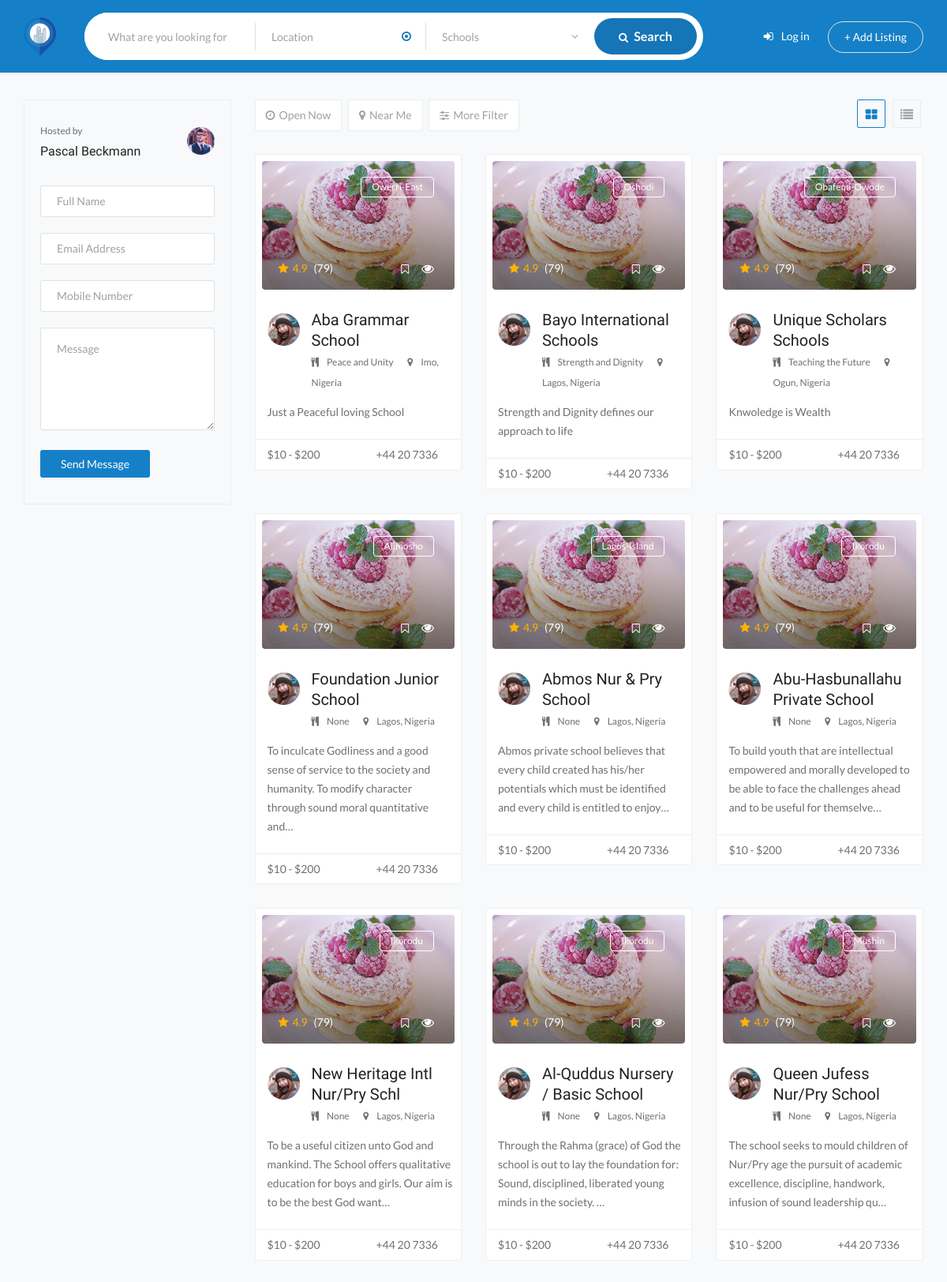
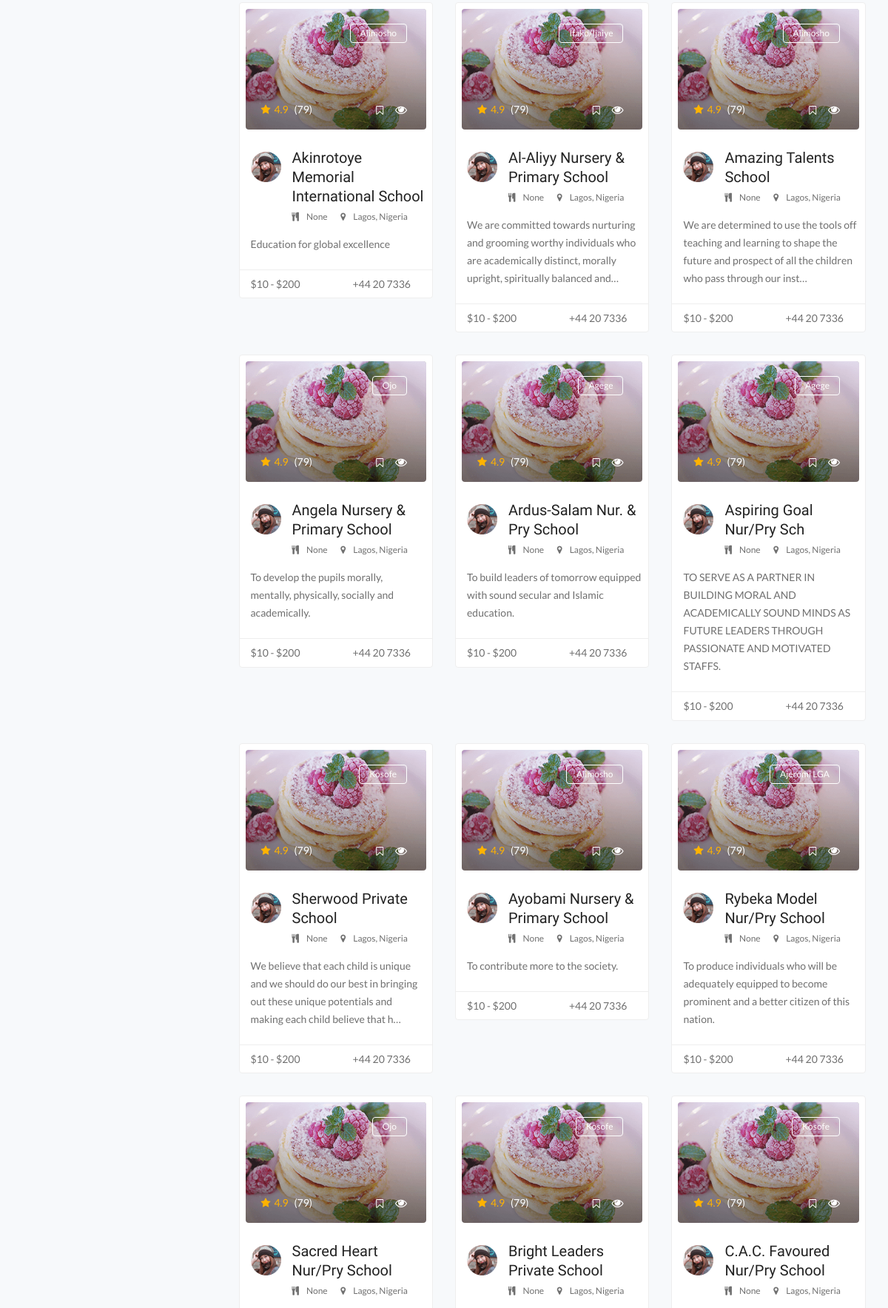
Screenshot of /schools/ (upper part) with the database file from the repository (2 pictures, top to bottom).
### tutor/models.py (models this page shows)
class School(models.Model):
    email_address = models.EmailField(max_length=100, primary_key=True)
    name = models.CharField(max_length=100, unique=True)
    motto = models.CharField(max_length=1000, blank=True, null=True, default='N/A')
    description = models.CharField(max_length=1000, blank=True, null=True, default='N/A')
    country = models.CharField(max_length=100, default='Nigeria')
    state = models.CharField(max_length=100, blank=True, null=True, default='Lagos')
    lga = models.CharField(max_length=100, blank=True, null=True, default='N/A')
    city = models.CharField(max_length=100, null=True, blank=True)
    town = models.CharField(max_length=100, null=True, blank=True)
    street = models.CharField(max_length=100)
    telephone = models.CharField(max_length=17, blank=True, default='+2349090587701')
    approval_number = models.CharField(max_length=11, default='Awaiting')
    contact_person = models.CharField(max_length=100, default='N/A')
    school_type = models.CharField(max_length=50, default='Nursery')
    approved_exams = models.CharField(max_length=50, default='NCEE')
    slug = models.SlugField(max_length=128, unique=True)
    def get_absolute_url(self):
        return reverse('school-detail', args=[str(self.slug)])
    def __str__(self):
        return f'{self.name}'

### tutor/views.py (the view)
# urls.py: path('schools/', views.SchoolListView.as_view(), name='schools'),
class SchoolListView(generic.ListView):
    model = School
    paginate_by = 30

### tutor/templates/tutor/school_list.html (shortened to what this page needs)
{% extends "base_generic.html" %}
{% block navigation %}
{% load static %}
    <nav id="lcnavbar" class="navbar lc-navbar style-two fixed-top navbar-expand-lg">
        <div class="container-fluid">
            <a class="navbar-brand main-logo" href="{% url 'index' %}"><img src="{% static 'images/logo.png' %}" alt="logo"></a>
            <div class="collapse navbar-collapse lc-menu" id="navbarSupportedContent">
                <ul class="navbar-nav mx-auto">
                    <li class="nav-item">
                        <form class="lc-main-search" style="float:left;" method="GET">
                            <div class="lc-main-search-field">
                                <input type="text" class="form-control" placeholder="What are you looking for">
                            </div>
                            <div class="lc-search-location">
                                <input type="text" class="form-control" placeholder="Location">
                            </div>
                            <div class="lg-mulitsearch-cat">
                                <div class="styled-input">
                                    <input id="category_search" class="form-control" placeholder="Category Eg: Tutors" type="text" value="Schools" />
                                </div>
                            </div>
                            <button class="btn btn-default"><i class="fa fa-search"></i> Search</button>
                        </form>
                    </li>
                </ul>
            </div>
            <div class="login-side">
                <ul class="navbar-nav ml-auto">
                    <li><a href="login-blue.html"><i class="fa fa-sign-in"></i>Log in</a></li>
                    <li><a class="btn btn-transparent ml-3" href="gm-add-listing-blue.html">+ Add Listing</a></li>
                </ul>
            </div>
        </div>
    </nav>
{% endblock %}
{% block content %}
{% load static %}
    <div class="lc-search-map-section">
        <div class="lc-search-map-content">
            <div class="lc-search-map-content-details">
                <div class="row">
                    <div class="col-lg-3 col-12">
                        <div class="widget widget-author-contact">
                            <div class="media">
                                <div class="media-body">
                                    <span>Hosted by</span>
                                    <h5><a href="#">Pascal Beckmann</a></h5>
                                </div>
                                <img src="{% static 'images/author/16.png' %}" alt="img">
                            </div>
                            <div class="lc-comments-form">
                                <form>
                                    <div class="contact-form">
                                        <div class="row">
                                            <div class="col-12">
                                                <div class="form-group">
                                                    <input class="input name-email left" placeholder="Full Name" type="text" name="name">
                                                </div>
                                            </div>
                                            <div class="col-12">
                                                <div class="form-group">
                                                    <input class="input name-email right" placeholder="Email Address" type="email" name="email">
                                                </div>
                                            </div>
                                            <div class="col-12">
                                                <div class="form-group">
                                                    <input class="input name-email right" placeholder="Mobile Number" type="email" name="email">
                                                </div>
                                            </div>
                                        </div>
                                        <div class="form-group">
                                            <textarea class="form-control message" placeholder="Message" rows="3" required data-error="Your message"></textarea>
                                        </div>
                                        <button type="submit" class="btn btn-blue-2 ripple">Send Message</button>
                                    </div>
                                </form>
                            </div>
                        </div>
                    </div>
                    <div class="col-lg-9">
                        <ul class="lc-all-filter">
                            <li><a class="lc-common-btn" href="#"><i class="fa fa-clock-o"></i>Open Now</a></li>
                            <li><a class="lc-common-btn" href="#"><i class="fa fa-map-marker"></i>Near Me</a></li>
                            <li><button class="lc-search-more-filter-btn lc-common-btn"><i class="fa fa-sliders"></i>More Filter</button></li>
                            <li class="search-layout float-right">
                                <a class="lc-search-grid active" href="#"><i class="fa fa-th-large"></i></a>
                                <a class="lc-search-list" href="#"><i class="fa fa-list"></i></a>
                            </li>
                        </ul>
                        <div class="row mt-1">
                            {% if school_list %}
                                {% for school in school_list %}
                                    <div class="col-12 col-lg-4 col-md-4 wow animated fadeIn" data-wow-duration="0.1s" data-wow-delay="0.1s">
                                        <div class="lc-listing-single" data-postid="14" data-lat="-37.8210922667" data-lng="175.2209316333" data-maptype="gm"  data-marker="images/marker/resturent.png">
                                            <div class="entry-thumb">
                                                <img class="img-thumbnail" src="{% static 'images/features/07.png' %}"  alt="img">
                                                <span class="btn-close">{{ school.lga }}</span>
                                                <div class="entry-thumb-content">
                                                    <span class="rating">
                                                        <i class="fa fa-star"></i>4.9
                                                        <span class="count">(79)</span>
                                                    </span>
                                                    <span class="float-right">
                                                        <i class="fa fa-bookmark-o"></i>
                                                        <a class="btn btn-primary" data-toggle="modal" data-target=".lc-listing-modal">
                                                            <span><i class="fa fa-eye"></i></span>
                                                        </a>
                                                    </span>
                                                </div>
                                            </div>
                                            <div class="entry-content">
                                                <div class="media">
                                                    <img src="{% static 'images/author/02.png' %}" alt="img">
                                                    <div class="media-body">
                                                        <h4><a class="title" href="{{ school.get_absolute_url }}">{{ school }}</a></h4>
                                                        <span><i class="fa fa-cutlery"></i><a href="#">{{ school.motto }}</a></span>
                                                        <span><i class="fa fa-map-marker"></i><a href="#">{{ school.state }}, {{ school.country }}</a></span>
                                                    </div>
                                                </div>
                                                <p>{{ school.description|truncatechars:140 }}</p>
                                            </div>
                                            <div class="entry-footer">
                                                <span>$10 - $200</span>
                                                <span class="right">+44 20 7336</span>
                                            </div>
                                        </div>
                                    </div>
                                {% endfor %}
                            {% else %}
                                <p>There are no schools yet in this region.</p>
                            {% endif %}
                        </div>
                    </div>
                </div>
            </div>
        </div>
    </div>
{% endblock %}

### rows the page displays
School: lga "Owerri-East", name "Aba Grammar School", motto "Peace and Unity", state "Imo", country "Nigeria", description "Just a Peaceful loving School"
School: lga "Oshodi", name "Bayo International Schools", motto "Strength and Dignity", state "Lagos", country "Nigeria", description "Strength and Dignity defines our approach to life"
School: lga "Obafemi-Owode", name "Unique Scholars Schools", motto "Teaching the Future", state "Ogun", country "Nigeria", description "Knwoledge is Wealth"
School: lga "Alimosho", name "Foundation Junior School", motto "None", state "Lagos", country "Nigeria", description "To inculcate Godliness and a good sense of service to the society and humanity. To modify character through sound moral quantitative and…"
School: lga "Lagos-Island", name "Abmos Nur & Pry School", motto "None", state "Lagos", country "Nigeria", description "Abmos private school believes that every child created has his/her potentials which must be identified and every child is entitled to enjoy…"
School: lga "Ikorodu", name "Abu-Hasbunallahu Private School", motto "None", state "Lagos", country "Nigeria", description "To build youth that are intellectual empowered and morally developed to be able to face the challenges ahead and to be useful for themselve…"
School: lga "Ikorodu", name "New Heritage Intl Nur/Pry Schl", motto "None", state "Lagos", country "Nigeria", description "To be a useful citizen unto God and mankind. The School offers qualitative education for boys and girls. Our aim is to be the best God want…"
School: lga "Ikorodu", name "Al-Quddus Nursery / Basic School", motto "None", state "Lagos", country "Nigeria", description "Through the Rahma (grace) of God the school is out to lay the foundation for: Sound, disciplined, liberated young minds in the society. …"
School: lga "Mushin", name "Queen Jufess Nur/Pry School", motto "None", state "Lagos", country "Nigeria", description "The school seeks to mould children of Nur/Pry age the pursuit of academic excellence, discipline, handwork, infusion of sound leadership qu…"
School: lga "Alimosho", name "Akinrotoye Memorial International School", motto "None", state "Lagos", country "Nigeria", description "Education for global excellence"
School: lga "Ifako/Ijaiye", name "Al-Aliyy Nursery & Primary School", motto "None", state "Lagos", country "Nigeria", description "We are committed towards nurturing and grooming worthy individuals who are academically distinct, morally upright, spiritually balanced and…"
School: lga "Alimosho", name "Amazing Talents School", motto "None", state "Lagos", country "Nigeria", description "We are determined to use the tools off teaching and learning to shape the future and prospect of all the children who pass through our inst…"
School: lga "Ojo", name "Angela Nursery & Primary School", motto "None", state "Lagos", country "Nigeria", description "To develop the pupils morally, mentally, physically, socially and academically."
School: lga "Agege", name "Ardus-Salam Nur. & Pry School", motto "None", state "Lagos", country "Nigeria", description "To build leaders of tomorrow equipped with sound secular and Islamic education."
School: lga "Agege", name "Aspiring Goal Nur/Pry Sch", motto "None", state "Lagos", country "Nigeria", description "TO SERVE AS A PARTNER IN BUILDING MORAL AND ACADEMICALLY SOUND MINDS AS FUTURE LEADERS THROUGH PASSIONATE AND MOTIVATED STAFFS."
School: lga "Kosofe", name "Sherwood Private School", motto "None", state "Lagos", country "Nigeria", description "We believe that each child is unique and we should do our best in bringing out these unique potentials and making each child believe that h…"
School: lga "Alimosho", name "Ayobami Nursery & Primary School", motto "None", state "Lagos", country "Nigeria", description "To contribute more to the society."
School: lga "Ajeromi LGA", name "Rybeka Model Nur/Pry School", motto "None", state "Lagos", country "Nigeria", description "To produce individuals who will be adequately equipped to become prominent and a better citizen of this nation."
School: lga "Ojo", name "Sacred Heart Nur/Pry School", motto "None", state "Lagos", country "Nigeria"
School: lga "Kosofe", name "Bright Leaders Private School", motto "None", state "Lagos", country "Nigeria"
School: lga "Kosofe", name "C.A.C. Favoured Nur/Pry School", motto "None", state "Lagos", country "Nigeria"
